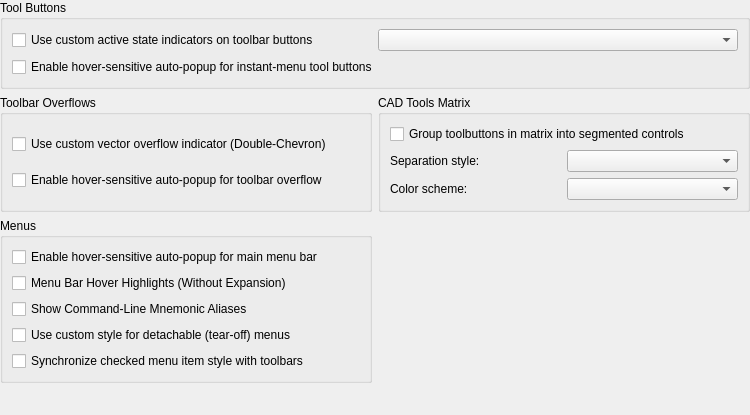
<?xml version="1.0" encoding="UTF-8"?>
<ui version="4.0">
 <class>LC_SettingsPageSkinToolbarsMenus</class>
 <widget class="QWidget" name="LC_SettingsPageSkinToolbarsMenus">
  <property name="geometry">
   <rect>
    <x>0</x>
    <y>0</y>
    <width>750</width>
    <height>415</height>
   </rect>
  </property>
  <layout class="QGridLayout" name="gridLayout_main">
   <property name="leftMargin">
    <number>0</number>
   </property>
   <property name="topMargin">
    <number>0</number>
   </property>
   <property name="rightMargin">
    <number>0</number>
   </property>
   <property name="bottomMargin">
    <number>0</number>
   </property>
   <item row="0" column="0" colspan="2">
    <widget class="QGroupBox" name="gbToolButtons">
     <property name="title">
      <string>Tool Buttons</string>
     </property>
     <layout class="QGridLayout" name="gridLayout_toolbuttons">
      <item row="0" column="0">
       <widget class="QCheckBox" name="chkToolButtonUnderline">
        <property name="toolTip">
         <string>Replace solid high-contrast backgrounds with subtle underlines or indicators when tool buttons are checked.</string>
        </property>
        <property name="text">
         <string>Use custom active state indicators on toolbar buttons</string>
        </property>
       </widget>
      </item>
      <item row="0" column="1">
       <widget class="QComboBox" name="cbToolButtonIndicatorStyle">
        <property name="toolTip">
         <string>Select visual vector design to represent active toggled state.</string>
        </property>
        <property name="sizeAdjustPolicy">
         <enum>QComboBox::SizeAdjustPolicy::AdjustToContents</enum>
        </property>
       </widget>
      </item>
      <item row="1" column="0" colspan="2">
       <widget class="QCheckBox" name="chkAutoPopupInstantButtons">
        <property name="toolTip">
         <string>Automatically open dropdown menu of InstantPopup tool buttons when hovering.</string>
        </property>
        <property name="text">
         <string>Enable hover-sensitive auto-popup for instant-menu tool buttons</string>
        </property>
       </widget>
      </item>
     </layout>
    </widget>
   </item>
   <item row="2" column="0">
    <widget class="QGroupBox" name="gbOverflow">
     <property name="title">
      <string>Toolbar Overflows</string>
     </property>
     <layout class="QVBoxLayout" name="verticalLayout_overflow">
      <item>
       <widget class="QCheckBox" name="chkCustomToolbarOverflow">
        <property name="toolTip">
         <string>Use clean vector double-chevrons for toolbar overflow extension buttons.</string>
        </property>
        <property name="text">
         <string>Use custom vector overflow indicator (Double-Chevron)</string>
        </property>
       </widget>
      </item>
      <item>
       <widget class="QCheckBox" name="chkAutoPopupToolbarOverflow">
        <property name="toolTip">
         <string>Automatically open toolbar overflow popup menu when hovering over extension indicator.</string>
        </property>
        <property name="text">
         <string>Enable hover-sensitive auto-popup for toolbar overflow</string>
        </property>
       </widget>
      </item>
     </layout>
    </widget>
   </item>
   <item row="3" column="0" rowspan="2">
    <widget class="QGroupBox" name="gbMenus">
     <property name="title">
      <string>Menus</string>
     </property>
     <layout class="QVBoxLayout" name="verticalLayout_menus">
      <item>
       <widget class="QCheckBox" name="chkAutoPopupMenuBar">
        <property name="toolTip">
         <string>Automatically open menu bar options (File, Edit, etc.) when hovering.</string>
        </property>
        <property name="text">
         <string>Enable hover-sensitive auto-popup for main menu bar</string>
        </property>
       </widget>
      </item>
      <item>
       <widget class="QCheckBox" name="chkMenuBarHoverCard">
        <property name="toolTip">
         <string>Render soft hover highlights beneath menu bar items on passive sweeps.</string>
        </property>
        <property name="text">
         <string>Menu Bar Hover Highlights (Without Expansion)</string>
        </property>
       </widget>
      </item>
      <item>
       <widget class="QCheckBox" name="chkShowMenuCommandAliases">
        <property name="toolTip">
         <string>Displays aligned command-line mnemonics (e.g. [LINE], [L]) inside dedicated column.</string>
        </property>
        <property name="text">
         <string>Show Command-Line Mnemonic Aliases</string>
        </property>
       </widget>
      </item>
      <item>
       <widget class="QCheckBox" name="chkCustomMenuForTearOff">
        <property name="toolTip">
         <string>Renders detachable grab bars with compact centered helper text.</string>
        </property>
        <property name="text">
         <string>Use custom style for detachable (tear-off) menus</string>
        </property>
       </widget>
      </item>
      <item>
       <widget class="QCheckBox" name="chkSyncCheckedMenuState">
        <property name="toolTip">
         <string>Synchronize checkmark indicator style with active toolbar indicators.</string>
        </property>
        <property name="text">
         <string>Synchronize checked menu item style with toolbars</string>
        </property>
       </widget>
      </item>
     </layout>
    </widget>
   </item>
   <item row="5" column="1">
    <spacer name="verticalSpacer_3">
     <property name="orientation">
      <enum>Qt::Orientation::Vertical</enum>
     </property>
     <property name="sizeHint" stdset="0">
      <size>
       <width>20</width>
       <height>40</height>
      </size>
     </property>
    </spacer>
   </item>
   <item row="5" column="0">
    <spacer name="verticalSpacer">
     <property name="orientation">
      <enum>Qt::Orientation::Vertical</enum>
     </property>
     <property name="sizeHint" stdset="0">
      <size>
       <width>20</width>
       <height>0</height>
      </size>
     </property>
    </spacer>
   </item>
   <item row="2" column="1">
    <widget class="QGroupBox" name="gbSegmented">
     <property name="title">
      <string>CAD Tools Matrix</string>
     </property>
     <layout class="QGridLayout" name="gridLayout_segmented">
      <item row="0" column="0" colspan="2">
       <widget class="QCheckBox" name="chkUseSegmentedButtons">
        <property name="toolTip">
         <string>Group contiguous buttons in CAD matrix/grid layouts into single rounded-card islands.</string>
        </property>
        <property name="text">
         <string>Group toolbuttons in matrix into segmented controls</string>
        </property>
       </widget>
      </item>
      <item row="2" column="1">
       <widget class="QComboBox" name="cbSegmentedSeparationStyle">
        <property name="toolTip">
         <string>Select visual separation style for segmented controls.</string>
        </property>
        <property name="sizeAdjustPolicy">
         <enum>QComboBox::SizeAdjustPolicy::AdjustToContents</enum>
        </property>
       </widget>
      </item>
      <item row="3" column="0">
       <widget class="QLabel" name="lblColorPolicy">
        <property name="toolTip">
         <string>Color policy used to separate segmented color groups.</string>
        </property>
        <property name="text">
         <string>Color scheme:</string>
        </property>
       </widget>
      </item>
      <item row="2" column="0">
       <widget class="QLabel" name="lblSepStyle">
        <property name="toolTip">
         <string>Select visual effect applied to segmented control groups.</string>
        </property>
        <property name="text">
         <string>Separation style:</string>
        </property>
       </widget>
      </item>
      <item row="3" column="1">
       <widget class="QComboBox" name="cbSegmentedColorPolicy">
        <property name="toolTip">
         <string>Defines how colors are assigned to segmented groups.</string>
        </property>
        <property name="sizeAdjustPolicy">
         <enum>QComboBox::SizeAdjustPolicy::AdjustToContents</enum>
        </property>
       </widget>
      </item>
     </layout>
    </widget>
   </item>
  </layout>
 </widget>
 <resources/>
 <connections/>
</ui>
